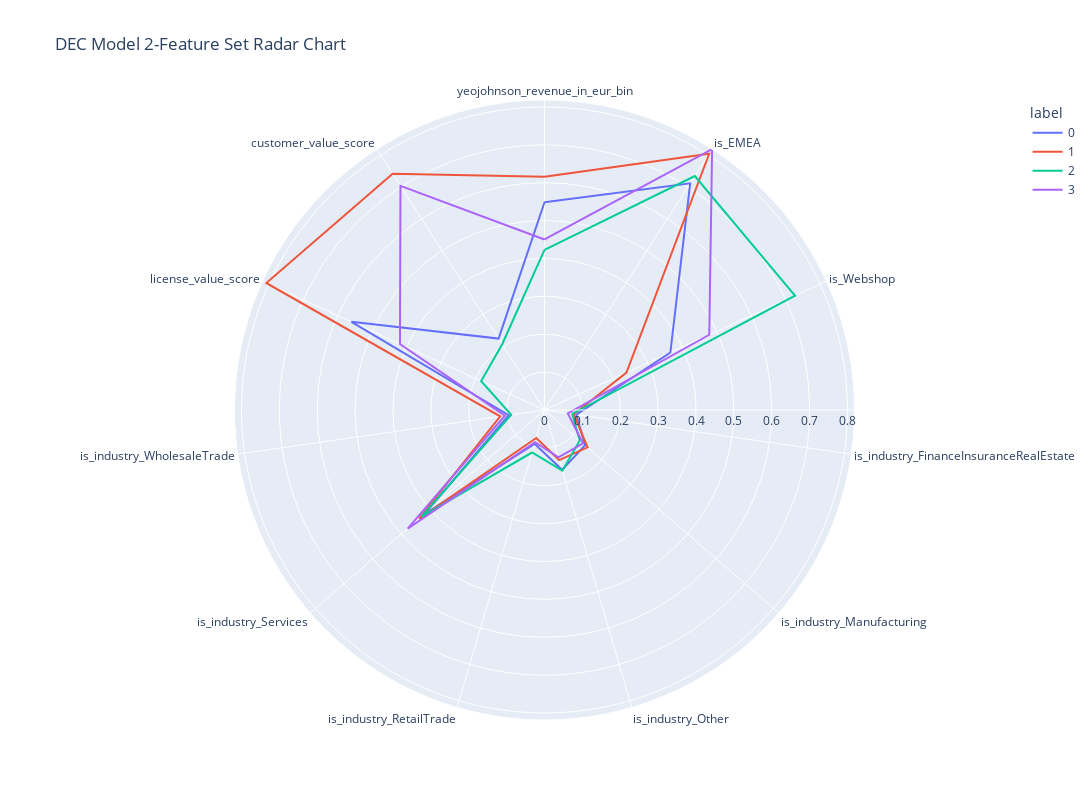

Notebook cell for this chart:
### Code cell
polar=clusters.groupby("label").mean().reset_index()
polar=pd.melt(polar,id_vars=["label"])
fig = px.line_polar(polar, r="value", theta="variable", color="label", 
                    line_close=True,
                    height=800,
                    width=1400, 
                    title="DEC Model 2-Feature Set Radar Chart")
fig.show()

### Figure 1 — Plotly figure (JSON) as saved in the notebook; plotly's stock layout.template omitted (floating-point values rounded to 4 significant figures)
{"data": [{"hovertemplate": "label=0<br>value=%{r}<br>variable=%{theta}<extra></extra>", "legendgroup": "0", "line": {"color": "#636efa", "dash": "solid"}, "marker": {"symbol": "circle"}, "mode": "lines", "name": "0", "r": [0.5486, 0.7115, 0.3653, 0.08484, 0.1419, 0.1646, 0.09303, 0.4202, 0.09544, 0.5604, 0.2242, 0.5486], "showlegend": true, "subplot": "polar", "theta": ["yeojohnson_revenue_in_eur_bin", "is_EMEA", "is_Webshop", "is_industry_FinanceInsuranceRealEstate", "is_industry_Manufacturing", "is_industry_Other", "is_industry_RetailTrade", "is_industry_Services", "is_industry_WholesaleTrade", "license_value_score", "customer_value_score", "yeojohnson_revenue_in_eur_bin"], "type": "scatterpolar"}, {"hovertemplate": "label=1<br>value=%{r}<br>variable=%{theta}<extra></extra>", "legendgroup": "1", "line": {"color": "#EF553B", "dash": "solid"}, "marker": {"symbol": "circle"}, "mode": "lines", "name": "1", "r": [0.6156, 0.8042, 0.2378, 0.07807, 0.1505, 0.1378, 0.07709, 0.4383, 0.1182, 0.8074, 0.7416, 0.6156], "showlegend": true, "subplot": "polar", "theta": ["yeojohnson_revenue_in_eur_bin", "is_EMEA", "is_Webshop", "is_industry_FinanceInsuranceRealEstate", "is_industry_Manufacturing", "is_industry_Other", "is_industry_RetailTrade", "is_industry_Services", "is_industry_WholesaleTrade", "license_value_score", "customer_value_score", "yeojohnson_revenue_in_eur_bin"], "type": "scatterpolar"}, {"hovertemplate": "label=2<br>value=%{r}<br>variable=%{theta}<extra></extra>", "legendgroup": "2", "line": {"color": "#00cc96", "dash": "solid"}, "marker": {"symbol": "circle"}, "mode": "lines", "name": "2", "r": [0.4229, 0.7341, 0.7271, 0.07392, 0.1232, 0.167, 0.117, 0.4301, 0.08884, 0.1838, 0.2065, 0.4229], "showlegend": true, "subplot": "polar", "theta": ["yeojohnson_revenue_in_eur_bin", "is_EMEA", "is_Webshop", "is_industry_FinanceInsuranceRealEstate", "is_industry_Manufacturing", "is_industry_Other", "is_industry_RetailTrade", "is_industry_Services", "is_industry_WholesaleTrade", "license_value_score", "customer_value_score", "yeojohnson_revenue_in_eur_bin"], "type": "scatterpolar"}, {"hovertemplate": "label=3<br>value=%{r}<br>variable=%{theta}<extra></extra>", "legendgroup": "3", "line": {"color": "#ab63fa", "dash": "solid"}, "marker": {"symbol": "circle"}, "mode": "lines", "name": "3", "r": [0.4503, 0.8184, 0.4782, 0.06221, 0.1348, 0.1305, 0.08881, 0.478, 0.1057, 0.4195, 0.7033, 0.4503], "showlegend": true, "subplot": "polar", "theta": ["yeojohnson_revenue_in_eur_bin", "is_EMEA", "is_Webshop", "is_industry_FinanceInsuranceRealEstate", "is_industry_Manufacturing", "is_industry_Other", "is_industry_RetailTrade", "is_industry_Services", "is_industry_WholesaleTrade", "license_value_score", "customer_value_score", "yeojohnson_revenue_in_eur_bin"], "type": "scatterpolar"}], "layout": {"height": 800, "legend": {"title": {"text": "label"}, "tracegroupgap": 0}, "polar": {"angularaxis": {"direction": "clockwise", "rotation": 90}, "domain": {"x": [0, 1], "y": [0, 1]}}, "title": {"text": "DEC Model 2-Feature Set Radar Chart"}, "width": 1400}}
